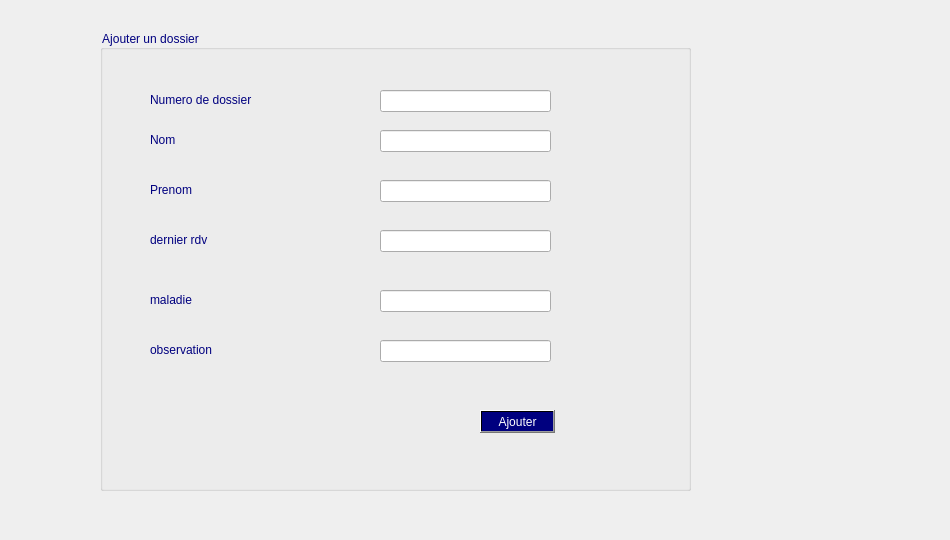
      <widget class="QWidget" name="tab_13">
       <attribute name="title">
        <string>Ajouter un patient</string>
       </attribute>
       <widget class="QGroupBox" name="groupBox_3">
        <property name="geometry">
         <rect>
          <x>100</x>
          <y>30</y>
          <width>591</width>
          <height>461</height>
         </rect>
        </property>
        <property name="styleSheet">
         <string notr="true">color:rgb(0,0,127);</string>
        </property>
        <property name="title">
         <string>Ajouter un dossier</string>
        </property>
        <widget class="QLineEdit" name="nom_2">
         <property name="geometry">
          <rect>
           <x>280</x>
           <y>100</y>
           <width>171</width>
           <height>22</height>
          </rect>
         </property>
        </widget>
        <widget class="QLabel" name="label_34">
         <property name="geometry">
          <rect>
           <x>50</x>
           <y>100</y>
           <width>191</width>
           <height>20</height>
          </rect>
         </property>
         <property name="text">
          <string>Nom </string>
         </property>
        </widget>
        <widget class="QLabel" name="label_35">
         <property name="geometry">
          <rect>
           <x>50</x>
           <y>200</y>
           <width>191</width>
           <height>20</height>
          </rect>
         </property>
         <property name="text">
          <string>dernier rdv</string>
         </property>
        </widget>
        <widget class="QLineEdit" name="drdv_2">
         <property name="geometry">
          <rect>
           <x>280</x>
           <y>200</y>
           <width>171</width>
           <height>22</height>
          </rect>
         </property>
        </widget>
        <widget class="QLabel" name="label_36">
         <property name="geometry">
          <rect>
           <x>50</x>
           <y>260</y>
           <width>191</width>
           <height>20</height>
          </rect>
         </property>
         <property name="text">
          <string>maladie</string>
         </property>
        </widget>
        <widget class="QLineEdit" name="maladie_2">
         <property name="geometry">
          <rect>
           <x>280</x>
           <y>260</y>
           <width>171</width>
           <height>22</height>
          </rect>
         </property>
        </widget>
        <widget class="QLineEdit" name="obs_2">
         <property name="geometry">
          <rect>
           <x>280</x>
           <y>310</y>
           <width>171</width>
           <height>22</height>
          </rect>
         </property>
         <property name="text">
          <string/>
         </property>
        </widget>
        <widget class="QLabel" name="label_37">
         <property name="geometry">
          <rect>
           <x>50</x>
           <y>310</y>
           <width>191</width>
           <height>20</height>
          </rect>
         </property>
         <property name="text">
          <string>observation</string>
         </property>
        </widget>
        <widget class="QLabel" name="label_38">
         <property name="geometry">
          <rect>
           <x>50</x>
           <y>150</y>
           <width>191</width>
           <height>20</height>
          </rect>
         </property>
         <property name="text">
          <string>Prenom </string>
         </property>
        </widget>
        <widget class="QLineEdit" name="prenom_2">
         <property name="geometry">
          <rect>
           <x>280</x>
           <y>150</y>
           <width>171</width>
           <height>22</height>
          </rect>
         </property>
        </widget>
        <widget class="QLabel" name="label_39">
         <property name="geometry">
          <rect>
           <x>50</x>
           <y>60</y>
           <width>191</width>
           <height>20</height>
          </rect>
         </property>
         <property name="text">
          <string>Numero de dossier</string>
         </property>
        </widget>
        <widget class="QLineEdit" name="nump_2">
         <property name="geometry">
          <rect>
           <x>280</x>
           <y>60</y>
           <width>171</width>
           <height>22</height>
          </rect>
         </property>
        </widget>
        <widget class="QPushButton" name="pb_ajouter_3">
         <property name="geometry">
          <rect>
           <x>380</x>
           <y>380</y>
           <width>75</width>
           <height>23</height>
          </rect>
         </property>
         <property name="styleSheet">
          <string notr="true">background-color: qlineargradient(spread:pad, x1:0.631, y1:0.420455, x2:1, y2:0, stop:1 rgba(0, 0, 127, 255));
color: rgb(255, 255, 255);</string>
         </property>
         <property name="text">
          <string>Ajouter</string>
         </property>
        </widget>
        <widget class="QLabel" name="pic_2">
         <property name="geometry">
          <rect>
           <x>0</x>
           <y>20</y>
           <width>771</width>
           <height>521</height>
          </rect>
         </property>
         <property name="text">
          <string/>
         </property>
        </widget>
        <zorder>prenom_2</zorder>
        <zorder>pic_2</zorder>
        <zorder>maladie_2</zorder>
        <zorder>label_37</zorder>
        <zorder>nom_2</zorder>
        <zorder>label_34</zorder>
        <zorder>nump_2</zorder>
        <zorder>drdv_2</zorder>
        <zorder>obs_2</zorder>
        <zorder>pb_ajouter_3</zorder>
        <zorder>label_35</zorder>
        <zorder>label_36</zorder>
        <zorder>label_38</zorder>
        <zorder>label_39</zorder>
       </widget>
       <widget class="QLabel" name="p1_2">
        <property name="geometry">
         <rect>
          <x>0</x>
          <y>0</y>
          <width>941</width>
          <height>531</height>
         </rect>
        </property>
        <property name="text">
         <string/>
        </property>
       </widget>
       <zorder>p1_2</zorder>
       <zorder>groupBox_3</zorder>
      </widget>
